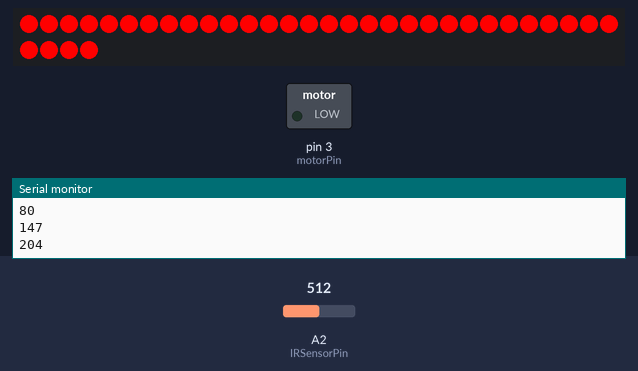
The sketch below on a simulated Arduino Uno, built with avr-gcc and run on an emulated ATmega328P. On the bench: 34 RGB LEDs in strip order, left to right, continuing on the next row, switched loads named in the sketch (green lamp = pin HIGH), the last lines printed to the serial monitor. The inputs (shaded band) are chosen by the test bench; at power-on: A2 (IRSensorPin) = 512.

Above: at 2.1 s.
2.2 s: A2 (IRSensorPin) set to 207
5.2 s: A2 (IRSensorPin) set to 199
8.2 s: A2 (IRSensorPin) set to 306
At 9.7 s:
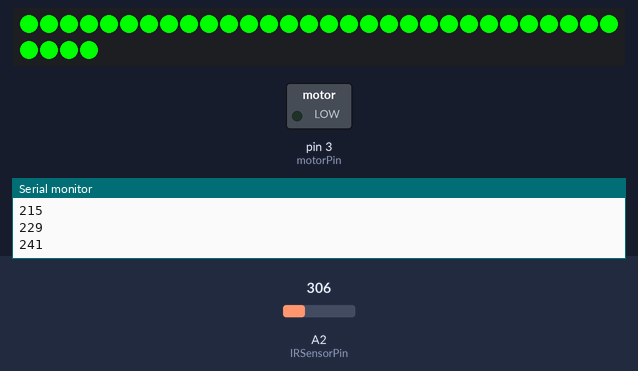
10.6 s: A2 (IRSensorPin) set to 176
13.6 s: A2 (IRSensorPin) set to 151
Timing chart, 0 to 16.6 s (numbered marks = the images above; inputs shaded):
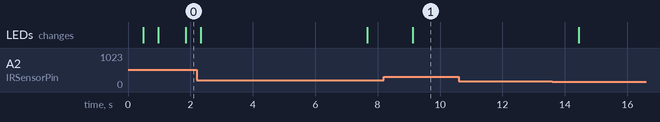

The sketch:

AutomatedBCInjection.ino
```cpp
int motorPin = 3; //Digital pin for the DC motor controlling the grinding wheel
int IRSensorPin = 2; //Analog pin for the IR sensor
unsigned int dist = 0; //Set initial distance to 0

#include <FastLED.h>
#define LEDPin     7 //Digital pin associated with LEDs
#define NumLEDS   34 //Number of LEDs on the strip you are controlling
CRGB leds[NumLEDS];

void setup()
{
  pinMode(motorPin, OUTPUT); //Set the assigned motor pin to an output
  FastLED.addLeds<WS2812, LEDPin, GRB>(leds, NumLEDS); //Setup LED, shouldnt need to change with variables
  Serial.begin(9600); //Start the serial monitor
}

void loop()
{
   //int speed = 255; //set speed of motor 0 to 255
   //analogWrite(motorPin, speed); //Give the motor its speed

   dist =  (64 * dist - 10 * (dist - analogRead(IRSensorPin) ))/64; //Record the distance from the pin value
   Serial.println(dist); //Display the distance
   delay(400); //delay before printing next value

   if (dist >= 200) //Green section of lighting. Hopper has an acceptable amount of BC
   {
     for (int i = 0; i <= NumLEDS - 1; i++)
    {
      leds[i] = CRGB (0, 255, 0);
      FastLED.show();
    }
   }
   else if (dist < 200 && dist >= 140) //Solid Red section. Hopper should be refilled
   {
     for (int i = 0; i <= NumLEDS - 1; i++)
     {
      leds[i] = CRGB (255, 0, 0);
      FastLED.show();
     }
   }
   else //Blinking red. Something is wrong. Hopper is either empty or lid is off
   {
       for (int i = 0; i <= NumLEDS - 1; i++){
    leds[i] = CRGB (255, 0, 0);
    FastLED.show();
  }

  delay(400);

  for (int i = 0; i <= NumLEDS - 1; i++){
    leds[i] = CRGB (0, 0, 0);
    FastLED.show();
  }

  delay(400);
   }
}
```

Measured:
- after the input at 8.2 s, the LEDs: change after 0.92 s (image 1)
